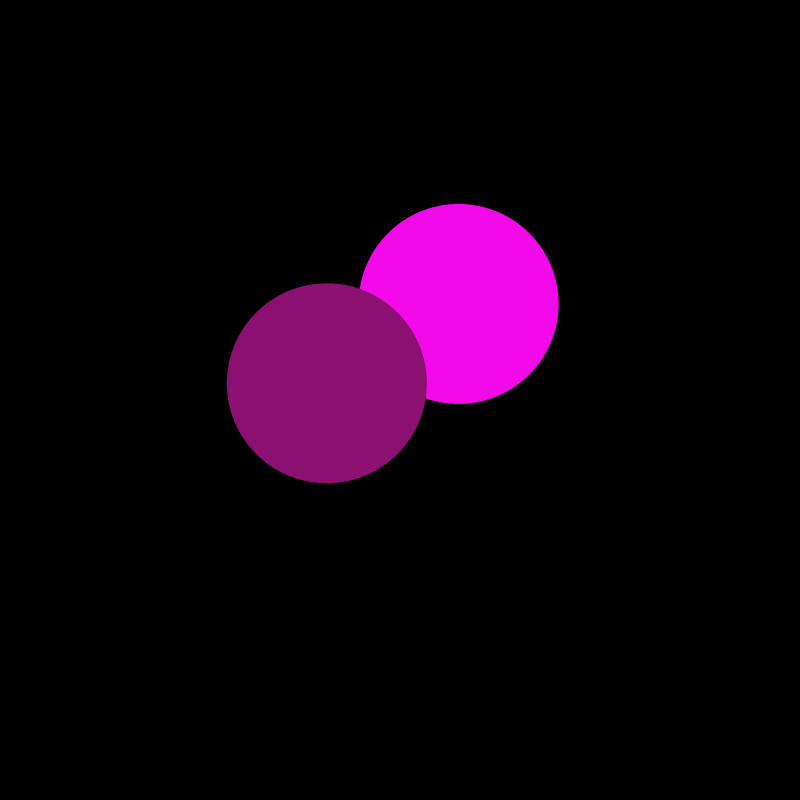
Frame 1 (no input)
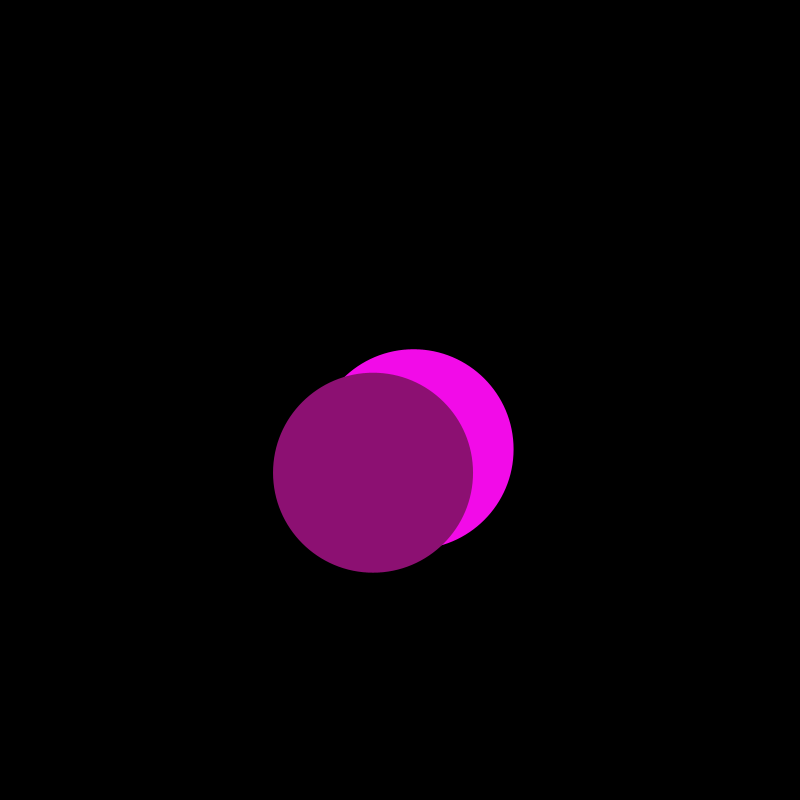
Frame 60 (the mouse pressed at the canvas centre just before this capture)
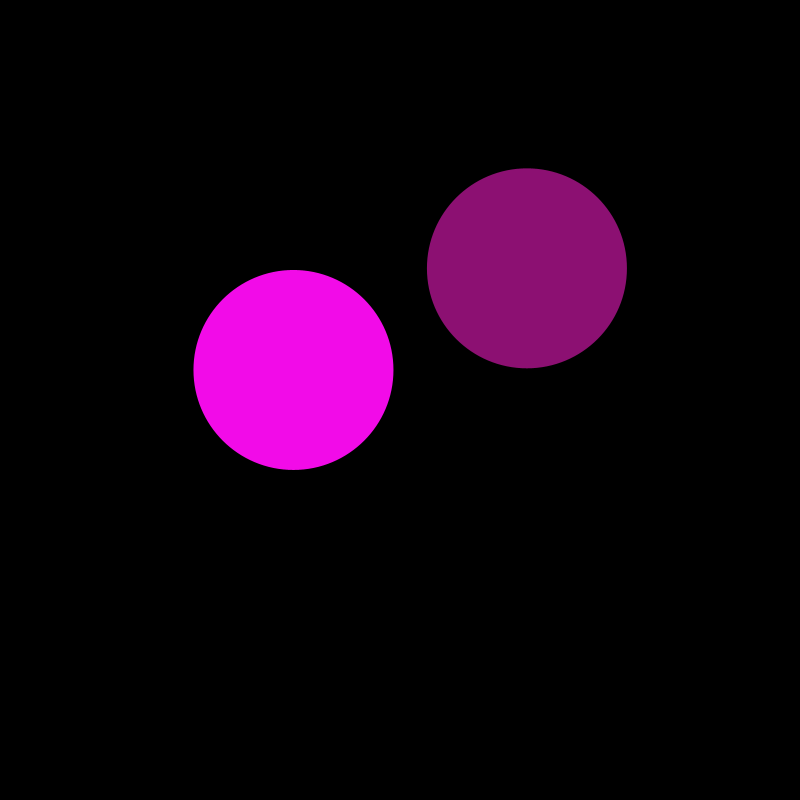
Frame 120 (the mouse held since frame 60 and released just before this capture)

The Processing sketch that drew these frames (run headless with seeded random() and noise(); from frame 60 on, the mouse is pressed at the canvas centre):

// Processing sketch: BouncyBallOOP
// ── BouncyBallOOP.pde
Ball b;                //declare a new ball called b
Ball c;
void setup() {
  size(800, 800);
  b = new Ball();      //initialize b as a new object of the Ball class
  c = new Ball();
}

void draw() {
  background(0);
  b.display();         //call b's display() method
  c.display();
  b.move();    //Gives ball movement
  c.move();
  b.bounce();    //Balls do not fly off screen
  c.bounce();
}
// ── Ball.pde
class Ball {
  //declaring all information (fields) contained within the Ball class
  PVector loc, vel;
  int diam;
  color c;

  //this is a constructor. you can have more than one constructor for a given class
  Ball() {
    diam = 200;
    loc = new PVector(random(diam, width-diam), random(diam, height-diam));
    c = color(random(255), random(50), random(100, 255));
    vel = PVector.random2D();
    vel.mult(20);
  }

  //after declaring fields and setting up constructors, you can define your methods
  void display() {
    fill(c);
    noStroke();
    ellipse(loc.x, loc.y, diam, diam);
  }
  void move() {
    loc.add(vel);
  }
  void bounce() {
    if (loc.x > width || loc.x < 0) {
      vel.x *= -1;
    }
    if (loc.y > height || loc.y < 0) {
      vel.y *= -1;
    }
  }
}
